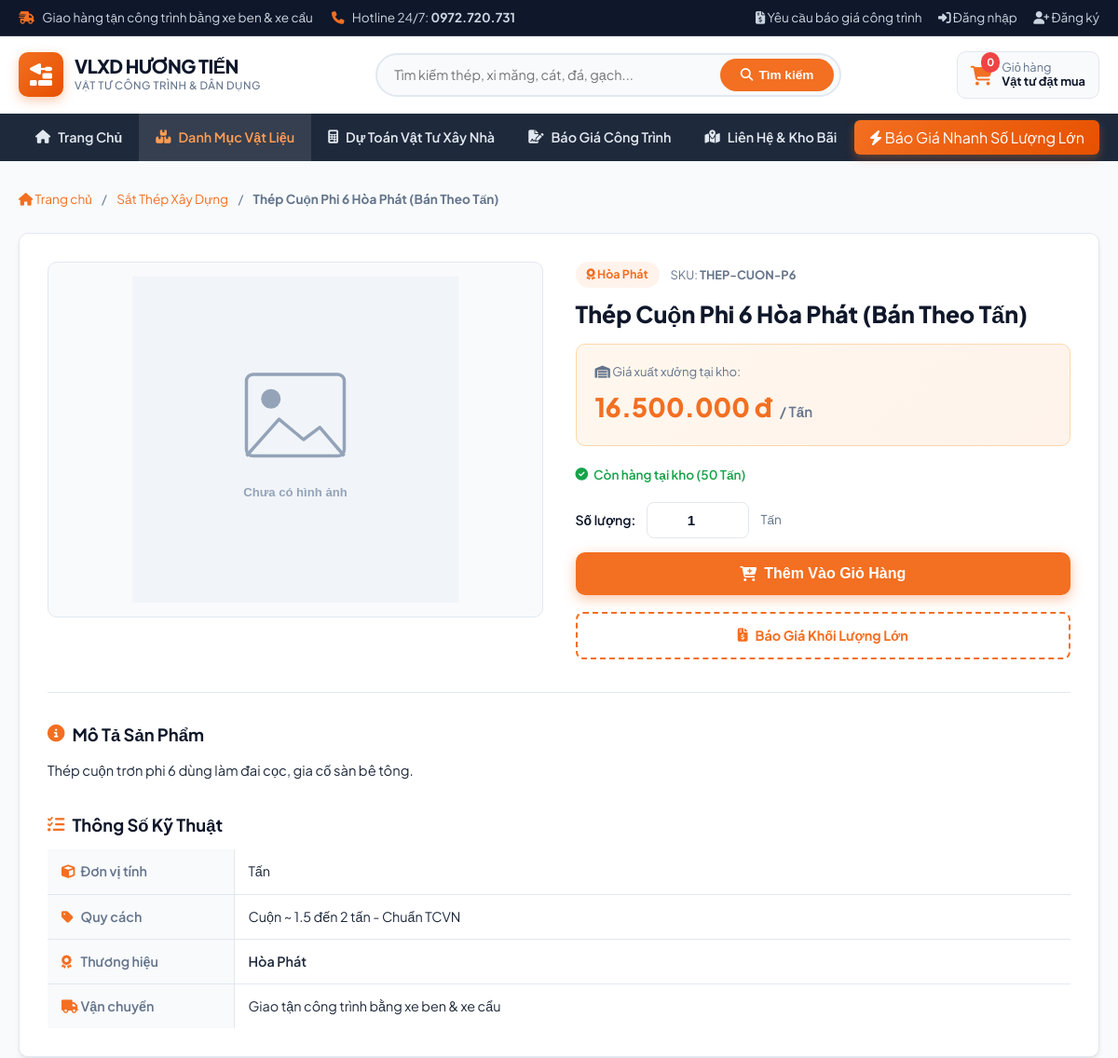
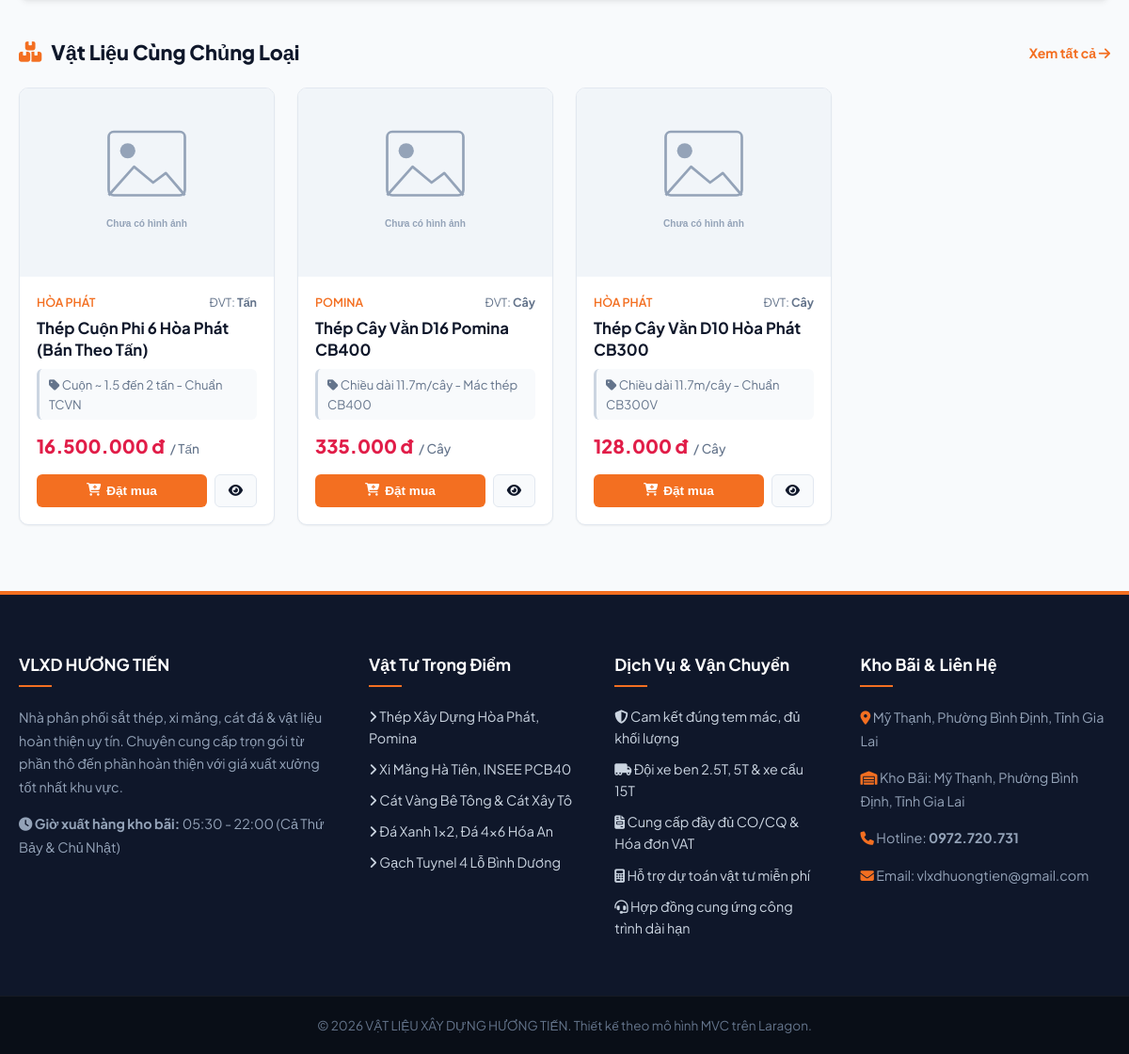
Page /product/12 on the committed database (2 pictures, top to bottom).
### tables this page shows
CREATE TABLE `categories` (
    `id` INT AUTO_INCREMENT PRIMARY KEY,
    `name` VARCHAR(150) NOT NULL,
    `slug` VARCHAR(150) NOT NULL UNIQUE,
    `icon` VARCHAR(50) DEFAULT 'fa-cubes',
    `description` TEXT,
    `status` TINYINT(1) DEFAULT 1,
    `created_at` TIMESTAMP DEFAULT CURRENT_TIMESTAMP
);

CREATE TABLE `products` (
    `id` INT AUTO_INCREMENT PRIMARY KEY,
    `category_id` INT NOT NULL,
    `name` VARCHAR(255) NOT NULL,
    `slug` VARCHAR(255) NOT NULL UNIQUE,
    `sku` VARCHAR(50) UNIQUE,
    `unit` VARCHAR(50) NOT NULL COMMENT 'Đơn vị tính: Bao, Tấn, m3, Cây, Viên, Thùng, Kg',
    `price` DECIMAL(15,2) DEFAULT 0,
    `price_negotiable` TINYINT(1) DEFAULT 0 COMMENT '1: Giá liên hệ theo số lượng công trình',
    `specification` VARCHAR(255) DEFAULT NULL COMMENT 'Quy cách kỹ thuật',
    `brand` VARCHAR(100) DEFAULT NULL COMMENT 'Thương hiệu sản xuất',
    `description` TEXT,
    `image` VARCHAR(255) DEFAULT '/assets/images/no-image.svg',
    `stock` INT DEFAULT 100,
    `is_featured` TINYINT(1) DEFAULT 0,
    `created_at` TIMESTAMP DEFAULT CURRENT_TIMESTAMP,
    CONSTRAINT `fk_products_category` FOREIGN KEY (`category_id`) REFERENCES `categories` (`id`) ON DELETE CASCADE
);

### app/Views/products/detail.php (the view, shortened to what the rows shown need)
<div class="container" style="padding: 30px 20px;">
    <div style="font-size: 0.85rem; color: var(--text-muted); margin-bottom: 25px;">
        <a href="<?php echo url('/'); ?>" style="color: var(--primary);"><i class="fa-solid fa-house"></i> Trang chủ</a>
        <span style="margin: 0 8px;">/</span>
        <a href="<?php echo url('products?cat=' . $product['category_id']); ?>" style="color: var(--primary);"><?php echo htmlspecialchars($product['category_name']); ?></a>
        <span style="margin: 0 8px;">/</span>
        <strong><?php echo htmlspecialchars($product['name']); ?></strong>
    </div>
    <div style="background: #ffffff; border: 1px solid var(--border-color); border-radius: var(--radius-md); padding: 30px; box-shadow: var(--shadow-md); margin-bottom: 40px;">
        <div style="display: grid; grid-template-columns: 1fr 1fr; gap: 35px; align-items: start;">
            <div>
                <div id="main-image-wrap" style="border: 1px solid var(--border-color); border-radius: var(--radius-md); overflow: hidden; display: flex; align-items: center; justify-content: center; background: #f8fafc; margin-bottom: 12px;">
                    <img id="main-product-image" src="<?php echo htmlspecialchars($product['image']); ?>"
                         alt="<?php echo htmlspecialchars($product['name']); ?>"
                         style="width: 100%; height: 380px; object-fit: contain; padding: 15px;"
                         loading="lazy"
                         onerror="this.onerror=null;this.src='<?php echo asset('images/no-image.svg'); ?>'">
                </div>
            </div>
            <div>
                <div style="display: flex; align-items: center; gap: 12px; margin-bottom: 12px;">
                    <span style="background: var(--primary-light); color: var(--primary); font-size: 0.78rem; font-weight: 700; padding: 4px 12px; border-radius: 20px;">
                        <i class="fa-solid fa-award"></i> <?php echo htmlspecialchars($product['brand'] ?? 'Chính Hãng'); ?>
                    </span>
                    <span style="font-size: 0.8rem; color: var(--text-muted);">
                        SKU: <strong><?php echo htmlspecialchars($product['sku'] ?? 'N/A'); ?></strong>
                    </span>
                </div>
                <h1 style="font-size: 1.55rem; font-weight: 800; color: var(--secondary-dark); margin-bottom: 15px; line-height: 1.35;">
                    <?php echo htmlspecialchars($product['name']); ?>
                </h1>
                <div style="background: linear-gradient(135deg, #fff7ed, #fff3ec); border: 1px solid #fed7aa; border-radius: var(--radius-md); padding: 18px 20px; margin-bottom: 20px;">
                    <span style="font-size: 0.82rem; color: var(--text-muted); display: block; margin-bottom: 6px;">
                        <i class="fa-solid fa-warehouse"></i> Giá xuất xưởng tại kho:
                    </span>
                    <div style="display: flex; align-items: baseline; gap: 8px;">
                        <span style="font-size: 1.75rem; font-weight: 800; color: var(--primary);">
                            <?php echo formatCurrency($product['price'], $product['price_negotiable'] ?? 0); ?>
                        </span>
                        <?php if ($product['price'] > 0): ?>
                            <span style="font-size: 0.95rem; color: var(--text-muted); font-weight: 600;">
                                / <?php echo htmlspecialchars($product['unit']); ?>
                            </span>
                        <?php endif; ?>
                    </div>
                </div>
                <?php if (isset($product['stock']) && $product['stock'] > 0): ?>
                    <div style="display: flex; align-items: center; gap: 6px; margin-bottom: 18px; font-size: 0.85rem; color: #16a34a; font-weight: 600;">
                        <i class="fa-solid fa-circle-check"></i> Còn hàng tại kho (<?php echo number_format($product['stock']); ?> <?php echo htmlspecialchars($product['unit']); ?>)
                    </div>
                <?php else: ?>
                    <div style="display: flex; align-items: center; gap: 6px; margin-bottom: 18px; font-size: 0.85rem; color: #dc2626; font-weight: 600;">
                        <i class="fa-solid fa-circle-xmark"></i> Liên hệ để kiểm tra tồn kho
                    </div>
                <?php endif; ?>
                <form action="<?php echo url('cart'); ?>" method="POST" style="margin-bottom: 18px;">
                    <div style="display: flex; align-items: center; gap: 12px; margin-bottom: 15px;">
                        <label style="font-size: 0.88rem; font-weight: 600; color: var(--secondary-dark); white-space: nowrap;">
                            Số lượng:
                        </label>
                        <input type="number" name="quantity" value="1" min="1" max="10000"
                               style="width: 110px; padding: 10px 14px; border: 1px solid var(--border-color); border-radius: 8px; font-size: 0.95rem; font-weight: 600; text-align: center; color: var(--secondary-dark);">
                        <span style="font-size: 0.85rem; color: var(--text-muted);">
                            <?php echo htmlspecialchars($product['unit']); ?>
                        </span>
                    </div>
                    <button type="submit" class="btn-primary" style="width: 100%; justify-content: center; padding: 14px 24px; font-size: 1rem;">
                        <i class="fa-solid fa-cart-plus"></i> Thêm Vào Giỏ Hàng
                    </button>
                </form>
                <a href="<?php echo url('quote'); ?>" style="display: flex; align-items: center; justify-content: center; gap: 8px; padding: 12px 20px; border: 2px dashed var(--primary); border-radius: 8px; color: var(--primary); font-weight: 700; font-size: 0.9rem; text-decoration: none; transition: background 0.2s;">
                    <i class="fa-solid fa-file-invoice-dollar"></i> Báo Giá Khối Lượng Lớn
                </a>
            </div>
        </div>
        <div style="margin-top: 35px; border-top: 1px solid var(--border-color); padding-top: 30px;">
            <?php if (!empty($product['description'])): ?>
                <div style="margin-bottom: 30px;">
                    <h2 style="font-size: 1.15rem; font-weight: 700; color: var(--secondary-dark); margin-bottom: 12px; display: flex; align-items: center; gap: 8px;">
                        <i class="fa-solid fa-circle-info" style="color: var(--primary);"></i> Mô Tả Sản Phẩm
                    </h2>
                    <div style="font-size: 0.92rem; color: var(--text-main); line-height: 1.75;">
                        <?php echo nl2br(htmlspecialchars($product['description'])); ?>
                    </div>
                </div>
            <?php endif; ?>
            <h2 style="font-size: 1.15rem; font-weight: 700; color: var(--secondary-dark); margin-bottom: 12px; display: flex; align-items: center; gap: 8px;">
                <i class="fa-solid fa-list-check" style="color: var(--primary);"></i> Thông Số Kỹ Thuật
            </h2>
            <table style="width: 100%; border-collapse: collapse; font-size: 0.9rem;">
                <tr style="border-bottom: 1px solid var(--border-color);">
                    <td style="padding: 12px 15px; font-weight: 600; color: var(--text-muted); background: #f8fafc; width: 200px; border-right: 1px solid var(--border-color);">
                        <i class="fa-solid fa-cube" style="width: 18px; color: var(--primary);"></i> Đơn vị tính
                    </td>
                    <td style="padding: 12px 15px; color: var(--text-main);">
                        <?php echo htmlspecialchars($product['unit']); ?>
                    </td>
                </tr>
                <tr style="border-bottom: 1px solid var(--border-color);">
                    <td style="padding: 12px 15px; font-weight: 600; color: var(--text-muted); background: #f8fafc; width: 200px; border-right: 1px solid var(--border-color);">
                        <i class="fa-solid fa-tag" style="width: 18px; color: var(--primary);"></i> Quy cách
                    </td>
                    <td style="padding: 12px 15px; color: var(--text-main);">
                        <?php echo htmlspecialchars($product['specification'] ?? 'Tiêu chuẩn chất lượng cao'); ?>
                    </td>
                </tr>
                <tr style="border-bottom: 1px solid var(--border-color);">
                    <td style="padding: 12px 15px; font-weight: 600; color: var(--text-muted); background: #f8fafc; width: 200px; border-right: 1px solid var(--border-color);">
                        <i class="fa-solid fa-award" style="width: 18px; color: var(--primary);"></i> Thương hiệu
                    </td>
                    <td style="padding: 12px 15px; color: var(--text-main); font-weight: 600;">
                        <?php echo htmlspecialchars($product['brand'] ?? 'Chính Hãng'); ?>
                    </td>
                </tr>
                <tr>
                    <td style="padding: 12px 15px; font-weight: 600; color: var(--text-muted); background: #f8fafc; width: 200px; border-right: 1px solid var(--border-color);">
                        <i class="fa-solid fa-truck" style="width: 18px; color: var(--primary);"></i> Vận chuyển
                    </td>
                    <td style="padding: 12px 15px; color: var(--text-main);">
                        Giao tận công trình bằng xe ben &amp; xe cẩu
                    </td>
                </tr>
            </table>
        </div>
    </div>
    <?php if (!empty($related_products)): ?>
    <div style="margin-bottom: 40px;">
        <div style="display: flex; justify-content: space-between; align-items: center; margin-bottom: 20px;">
            <h2 style="font-size: 1.35rem; font-weight: 800; color: var(--secondary-dark); display: flex; align-items: center; gap: 10px;">
                <i class="fa-solid fa-boxes-stacked" style="color: var(--primary);"></i> Vật Liệu Cùng Chủng Loại
            </h2>
            <a href="<?php echo url('products?cat=' . $product['category_id']); ?>" style="font-size: 0.88rem; color: var(--primary); font-weight: 700; text-decoration: none;">
                Xem tất cả <i class="fa-solid fa-arrow-right"></i>
            </a>
        </div>
        <div class="products-grid">
            <?php foreach ($related_products as $rel): ?>
                <div class="product-card">
                    <div class="product-thumb">
                        <img src="<?php echo htmlspecialchars($rel['image']); ?>"
                             alt="<?php echo htmlspecialchars($rel['name']); ?>"
                             loading="lazy"
                             onerror="this.onerror=null;this.src='<?php echo asset('images/no-image.svg'); ?>'">
                    </div>
                    <div class="product-body">
                        <div class="product-meta">
                            <span class="product-brand"><?php echo htmlspecialchars($rel['brand'] ?? 'Chính Hãng'); ?></span>
                            <span>ĐVT: <strong><?php echo htmlspecialchars($rel['unit']); ?></strong></span>
                        </div>
                        <h3 class="product-title">
                            <a href="<?php echo url('product/' . $rel['id']); ?>">
                                <?php echo htmlspecialchars($rel['name']); ?>
                            </a>
                        </h3>
                        <div class="product-spec">
                            <i class="fa-solid fa-tag"></i> <?php echo htmlspecialchars($rel['specification'] ?? 'Tiêu chuẩn chất lượng cao'); ?>
                        </div>
                        <div class="product-pricing">
                            <span class="product-price"><?php echo formatCurrency($rel['price'], $rel['price_negotiable'] ?? 0); ?></span>
                            <?php if ($rel['price'] > 0): ?>
                                <span class="product-unit">/ <?php echo htmlspecialchars($rel['unit']); ?></span>
                            <?php endif; ?>
                        </div>
                        <div class="product-actions">
                            <form action="<?php echo url('cart'); ?>" method="POST" style="margin: 0;">
                                <button type="submit" class="btn-cart" style="width: 100%;">
                                    <i class="fa-solid fa-cart-plus"></i> Đặt mua
                                </button>
                            </form>
                            <a href="<?php echo url('product/' . $rel['id']); ?>" class="btn-detail" title="Xem chi tiết">
                                <i class="fa-solid fa-eye"></i>
                            </a>
                        </div>
                    </div>
                </div>
            <?php endforeach; ?>
        </div>
    </div>
    <?php endif; ?>
</div>

### core/Router.php (shortened to what the rows shown need)
<?php
class Router
{
    private array $routes = [];
    private function addRoute(string $method, string $path, string $handler): void
    {
        $this->routes[] = [
            'method'  => $method,
            'path'    => $path,
            'handler' => $handler,
        ];
    }
    public function dispatch(string $url): void
    {
        $url = trim($url, '/');
        $method = $_SERVER['REQUEST_METHOD'];
        foreach ($this->routes as $route) {
            $pattern = $this->convertToRegex($route['path']);
            if ($route['method'] === $method && preg_match($pattern, $url, $matches)) {
                $params = array_filter($matches, 'is_string', ARRAY_FILTER_USE_KEY);
                $this->callHandler($route['handler'], $params);
                return;
            }
        }
    }
    private function convertToRegex(string $path): string
    {
        $path = trim($path, '/');
        $path = preg_replace('/\{(\w+)\}/', '(?P<$1>[^/]+)', $path);
        return '#^' . $path . '$#';
    }
    private function callHandler(string $handler, array $params): void
    {
        [$controllerName, $method] = explode('@', $handler);
        $controller = new $className();
        call_user_func_array([$controller, $method], $params);
    }
}

### core/helpers.php (shortened to what the rows shown need)
<?php
function formatCurrency($amount, $is_negotiable = 0)
{
    return number_format($amount, 0, ',', '.') . ' <span class="currency-symbol">đ</span>';
}
function url($path = '')
{
    $base = rtrim(BASE_URL, '/');
    return $base . '/' . ltrim($path, '/');
}
function asset($path)
{
    $base = rtrim(BASE_URL, '/');
    return $base . '/assets/' . ltrim($path, '/');
}

### rows in the picture
categories: name "Sắt Thép Xây Dựng"
products: name "Thép Cuộn Phi 6 Hòa Phát (Bán Theo Tấn)", image (placeholder picture), brand "Hòa Phát", sku "THEP-CUON-P6", price "16.500.000", unit "Tấn", stock "50", description "Thép cuộn trơn phi 6 dùng làm đai cọc, gia cố sàn bê tông.", specification "Cuộn ~ 1.5 đến 2 tấn - Chuẩn TCVN", brand "HÒA PHÁT"
products: image (placeholder picture), brand "POMINA", unit "Cây", name "Thép Cây Vằn D16 Pomina CB400", specification "Chiều dài 11.7m/cây - Mác thép CB400", price "335.000"
products: image (placeholder picture), brand "HÒA PHÁT", unit "Cây", name "Thép Cây Vằn D10 Hòa Phát CB300", specification "Chiều dài 11.7m/cây - Chuẩn CB300V", price "128.000"
